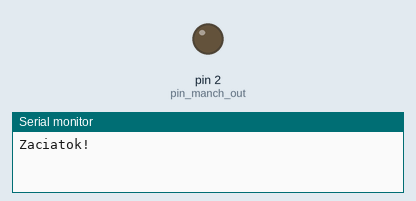
Simulated run of this sketch. Board: Arduino Uno, built with avr-gcc and run on an emulated ATmega328P. Parts: output pins drawn as LEDs (lit = HIGH), the last lines printed to the serial monitor.

Above: at 0.1 s.
At 11.2 s:
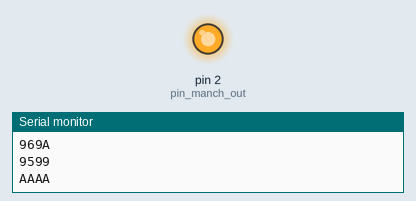
Timing chart, 0 to 15.8 s (numbered marks = the images above):
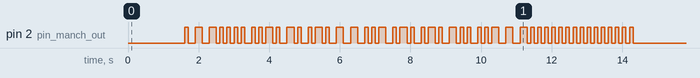

The sketch:

sketch_Manchaster_Encode.ino
```cpp
//  A. IDE ver 2.3.2
const int pin_manch_out = 2;
char from_user;


#define TIME_DELAY_TRANSMIT 100 // 125 pre 8 bit za 1s
uint16_t manchester_encode_char(uint8_t message, bool print_hex= false, bool print_dec_ofMess= false);
void manchester_transmit_char(uint16_t message_encod, bool print_hex= false, bool print_dec_ofMess= false);
void manchester_encode_a_transmit_char(uint8_t message, bool print_hex= false, bool print_dec_ofMess= false);
void manchester_transmit_string(unsigned char message[], uint8_t length);


void setup() {
  pinMode(pin_manch_out, OUTPUT);
  digitalWrite(pin_manch_out, LOW);
  Serial.begin(9600);
  Serial.println("Zaciatok!");

  //for(uint i=0; i <)
  delay(1200);
  Serial.println("Posielanie!");
  delay(400);
  //manchester_transmit_char(0);
  //manchester_transmit_char(0xff); //manchester_transmit_massage(0b11111111);

  from_user = 0;
  unsigned char odkaz[] ="Prevdu"; //  Prevdu
  //char buffer[40];
  //sprintf(buffer, "size of array %d\n", sizeof(odkaz)  );
  //Serial.println(buffer);

  manchester_transmit_string( odkaz, sizeof(odkaz));
  //manchester_transmit_char((uint8_t) 'd', true, true); // 0x96A9 ,0b1001 0110 1010 1001
  //manchester_encode_a_transmit_char((uint8_t) 'c', true);
  Serial.println("Konice!");
  //manchester_transmit_char(0xAA);// 0x6666
  //manchester_transmit_char(0x55);// 0x9999

 /* while(1)
  {
    //if (Serial.available() > 0) {
      Serial.println("zadaj znak");
      from_user = Serial.read();
      if (from_user == 'e' || from_user == 'E') {break;}
      manchester_transmit_massage((uint8_t) from_user);
      Serial.println(from_user);
      delay(100);
    //}
  } */


}

void loop() {
  // put your main code here, to run repeatedly:

}


void manchester_transmit_string(unsigned char message[], uint8_t length)
{
  register uint16_t mess_buf[length];
  for (uint8_t i = 0; i < length; i++) {
    mess_buf[i] = manchester_encode_char(message[i], true);
  }
  //manchester_encode_a_transmit_char(0xAA);
  for (uint8_t i = 0; i < length; i++) {
    manchester_transmit_char( mess_buf[i] );
  }
  manchester_encode_a_transmit_char(0);
}

uint16_t manchester_encode_char(uint8_t message, bool print_hex= false, bool print_dec_ofMess= false) {
  bool manchester_IEEE = true;
  bool MSB_Frst_E = true;

  byte count = 0, comp_bit = 0; // uint8_t as byte
  uint16_t manchester_mass = 0;

  byte mask_8;
  if (MSB_Frst_E) {
    mask_8 = 0x80;
  } else {
    mask_8 = 0x01;
  }

  bool clk = 0;

  while (true) {
    clk = !clk;  // toggle clock

    // Manchester encoding as per IEEE 802.3
    // LSB first
    comp_bit = (message & mask_8) ? 1 : 0;
    if (manchester_IEEE) {
      if ( comp_bit ^ (clk & 0x01) ) {
        manchester_mass |= 1;

      } else {
        manchester_mass |= 0;

      }
    } else {
      if (!(comp_bit ^ (clk & 0x01))) {
        manchester_mass |= 1;

      } else {
        manchester_mass |= 0;

      }
    }

    if (!clk) {
      if (MSB_Frst_E) {
        mask_8 >>= 1;  // shift mask to the right
      } else {
        mask_8 <<= 1;  // shift mask to the left
      }
    }

    if (count == 15) {
      if(print_hex) {
        Serial.println(manchester_mass, HEX);
      }
      if(print_dec_ofMess){
        Serial.println(message, DEC);
      }

      return manchester_mass;
    }

    count++;
    manchester_mass <<= 1;  // shift the Manchester code
  }
}

void manchester_transmit_char(uint16_t message_encod, bool print_hex= false, bool print_dec_ofMess= false) {
  bool MSB_Frst_E = true;

  byte count = 0, comp_bit = 0; // uint8_t as byte

  uint16_t mask_16;
  if (MSB_Frst_E) {
    mask_16 = 0x8000;
  } else {
    mask_16 = 0x0001;
  }

  while (true) {
    // Manchester encoding as per IEEE 802.3
    // LSB first
    comp_bit = (message_encod & mask_16) ? 1 : 0;
    if (comp_bit) {
      digitalWrite(pin_manch_out, HIGH);
    } else {
      digitalWrite(pin_manch_out, LOW);
    }

    if (MSB_Frst_E) {
      mask_16 >>= 1;  // shift mask to the right
    } else {
      mask_16 <<= 1;  // shift mask to the left
    }

    if (count == 15) {
      if(print_hex) {
        Serial.println(message_encod, HEX);
      }
      if(print_dec_ofMess){
        Serial.println(message_encod, DEC);
      }

      delay(TIME_DELAY_TRANSMIT);
      break;
    }

    count++;
    delay(TIME_DELAY_TRANSMIT);  // 100ms delay
  }

}

void manchester_encode_a_transmit_char(uint8_t message, bool print_hex= false, bool print_dec_ofMess= false) {
  bool manchester_IEEE = true;
  bool MSB_Frst_E = true;

  byte count = 0, comp_bit = 0; // uint8_t as byte
  uint16_t manchester_mass = 0;

  byte mask_8;
  if (MSB_Frst_E) {
    mask_8 = 0x80;
  } else {
    mask_8 = 0x01;
  }

  bool clk = 0;

  while (true) {
    clk = !clk;  // toggle clock

    // Manchester encoding as per IEEE 802.3
    // LSB first
    comp_bit = (message & mask_8) ? 1 : 0;
    if (manchester_IEEE) {
      if ((comp_bit ^ (clk & 0x01))) {
        manchester_mass |= 1;
        digitalWrite(pin_manch_out, HIGH);
      } else {
        manchester_mass |= 0;
        digitalWrite(pin_manch_out, LOW);
      }
    } else {
      if (!(comp_bit ^ (clk & 0x01))) {
        manchester_mass |= 1;
        digitalWrite(pin_manch_out, HIGH);
      } else {
        manchester_mass |= 0;
        digitalWrite(pin_manch_out, LOW);
      }
    }

    if (!clk) {
      if (MSB_Frst_E) {
        mask_8 >>= 1;  // shift mask to the right
      } else {
        mask_8 <<= 1;  // shift mask to the left
      }
    }

    if (count == 15) {
      if(print_hex) {
        Serial.println(manchester_mass, HEX);
      }
      if(print_dec_ofMess){
        Serial.println(message, DEC);
      }

      delay(TIME_DELAY_TRANSMIT);
      break;
    }

    count++;
    manchester_mass <<= 1;  // shift the Manchester code

    delay(TIME_DELAY_TRANSMIT);  // 100ms delay
  }
  //digitalWrite(pin_manch_out, LOW);

}
```
